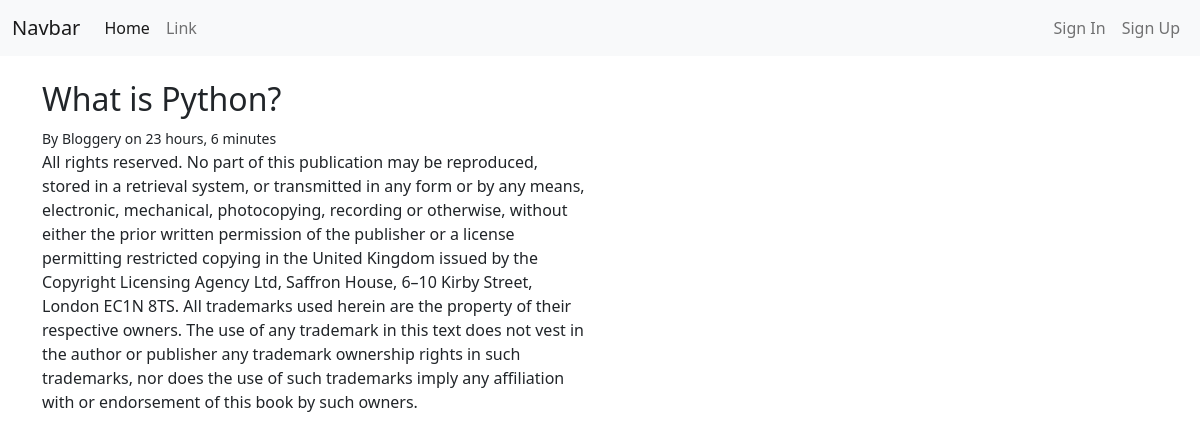
The app's page /detail/2 with its own data.
### core/models.py (models this page shows, shortened)
class Post(models.Model):
    title = models.CharField(max_length=25)
    content = models.TextField()
    is_complete = models.BooleanField(default=False)
    date = models.DateTimeField(auto_now_add = True)
    category =  models.ForeignKey(Category, on_delete=models.CASCADE)
    author = models.ForeignKey(User, on_delete=models.CASCADE)

### core/views.py (the view)
# urls.py: path('detail/<int:id>', post_detail_view, name = 'detail'),
def post_detail_view(request,id):
    post = get_object_or_404(Post, id=id)
    context = {
        'post':post
    }
    return render(request, 'core/post_detail.html',context)

### core/templates/core/post_detail.html (shortened to what this page needs)
{% extends 'core/base.html' %}
{% block content  %}
<div class="container">
    <div class="row">
        <div class="col-md-6">
            <div class="home">
                <div class="content">
                    <h2>{{post.title}}</h2>
                    <small>By {{post.author.username}} on {{post.date|timesince}}</small>
                    <p>{{post.content}}</p>
                </div>
            </div>
        </div>
    </div>
</div>
{% endblock content %}

### records on screen
Post: title "What is Python?", author.username "Bloggery", date "23 hours, 6 minutes", content "All rights reserved. No part of this publication may be reproduced, stored in a retrieval system, or transmitted in any form or by any means, electronic, mechanical, photocopying, recording or otherwise, without either the prior written permission of the publisher or a license permitting restricted copying in the United Kingdom issued by the Copyright Licensing Agency Ltd, Saffron House, 6–10 Kirby Street, London EC1N 8TS. All trademarks used herein are the property of their respective owners. The use of any trademark in this text does not vest in the author or publisher any trademark ownership rights in such trademarks, nor does the use of such trademarks imply any affiliation with or…"
